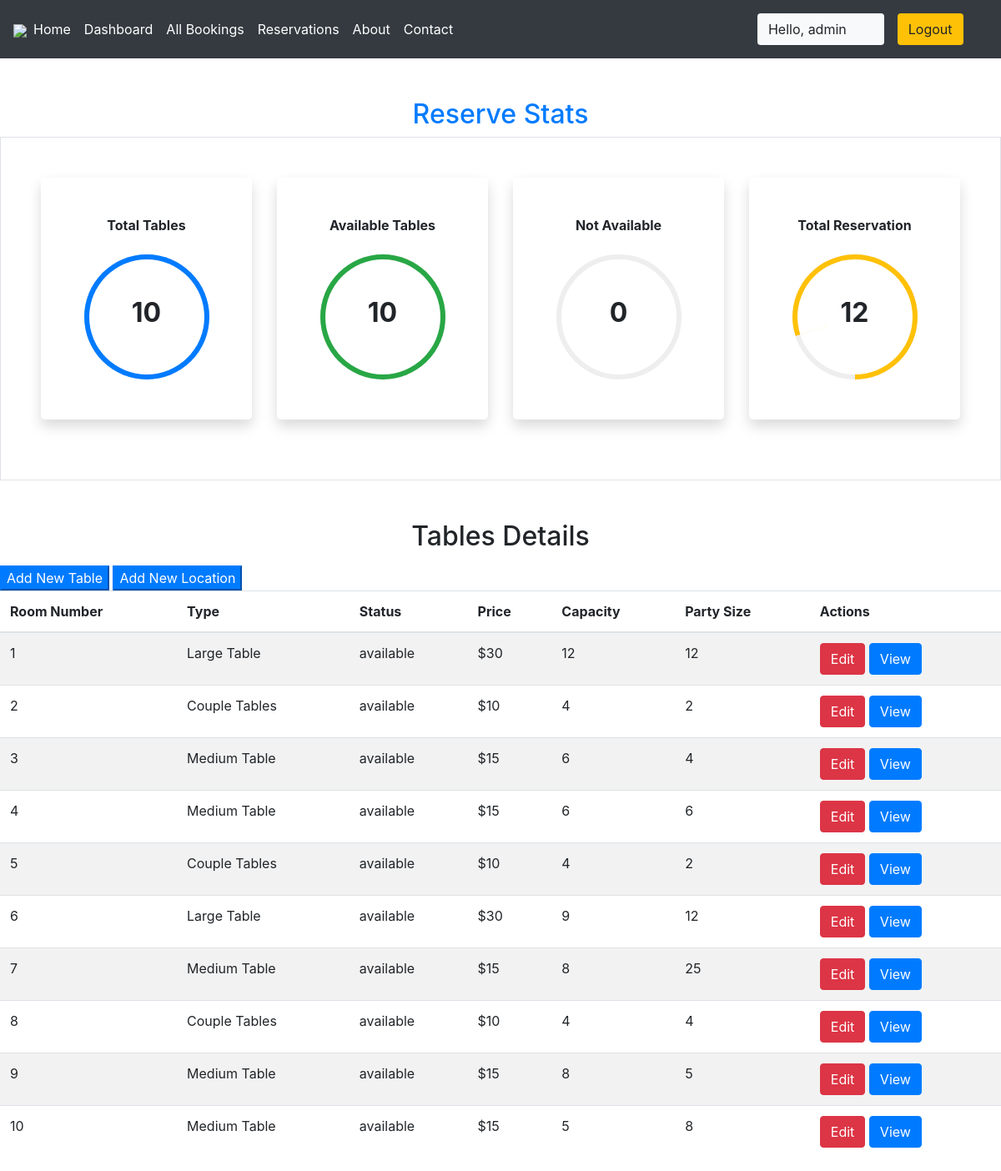
Page /staff/panel (signed in) on the committed database.
### krishna/models.py (models this page shows, shortened)
class Rooms(models.Model):
    ROOM_STATUS = (
    ("1", "available"),
    ("2", "not available"),
    )
    ROOM_TYPE = (
    ("1", "Large Table"),
    ("2", "Medium Table"),
    ("3","Couple Tables"),
    )
    room_type = models.CharField(max_length=50,choices = ROOM_TYPE)
    capacity = models.IntegerField()
    price = models.IntegerField()
    size = models.IntegerField()
    hotel = models.ForeignKey(Hotels, on_delete = models.CASCADE)
    status = models.CharField(choices =ROOM_STATUS,max_length = 15)
    roomnumber = models.IntegerField()

### krishna/views.py (the view)
# urls.py: path('staff/panel', views.panel,name="staffpanel"),
@login_required(login_url='/staff')
def panel(request):
    if request.user.is_staff == False:
        return HttpResponse('Access Denied')
    rooms = Rooms.objects.all()
    total_rooms = len(rooms)
    available_rooms = len(Rooms.objects.all().filter(status='1'))
    unavailable_rooms = len(Rooms.objects.all().filter(status='2'))
    reserved = len(Reservation.objects.all())
    hotel = Hotels.objects.values_list('location','id').distinct().order_by()
    response = render(request,'staff/panel.html',{'location':hotel,'reserved':reserved,'rooms':rooms,'total_rooms':total_rooms,'available':available_rooms,'unavailable':unavailable_rooms})
    return HttpResponse(response)

### krishna/templatetags/app_tags.py (called while the page is built)
@register.filter
def percentage(value1,value2=100):
    return int(value1)/int(value2)*100

### templates/staff/panel.html (shortened to what this page needs)
{% extends 'basic.html' %} {% block title %} staff panel {% endblock title %}  {% block body %}
<section class="my-5 ">
    {%load app_tags%}
    <h2 class="text-center text-primary">Reserve Stats</h2>
    <div class="container-fluid px-5 py-5 border">
        <div class="row">
            <div class="col-xl-3 col-lg-6 col-sm-12 mb-4 ">
                <div class="bg-white rounded-lg p-5 shadow">
                    <h2 class="h6 font-weight-bold text-center mb-4">Total Tables</h2>
                    <div class="progress mx-auto" data-value={{ total_rooms|percentage:total_rooms}}>
                        <span class="progress-left">
                                    <span class="progress-bar border-primary"></span>
                        </span>
                        <span class="progress-right">
                                    <span class="progress-bar border-primary"></span>
                        </span>
                        <div class="progress-value w-100 h-100 rounded-circle d-flex align-items-center justify-content-center">
                            <div class="h2 font-weight-bold">{{ total_rooms}}</div>
                        </div>
                    </div>
                </div>
            </div>
            <div class="col-xl-3 col-lg-6 col-sm-12 mb-4">
                <div class="bg-white rounded-lg p-5 shadow">
                    <h2 class="h6 font-weight-bold text-center mb-4">Available Tables</h2>
                    <div class="progress mx-auto" data-value={{ available|percentage:total_rooms}}>
                        <span class="progress-left">
                                    <span class="progress-bar border-success"></span>
                        </span>
                        <span class="progress-right">
                                    <span class="progress-bar border-success"></span>
                        </span>
                        <div class="progress-value w-100 h-100 rounded-circle d-flex align-items-center justify-content-center">
                            <div class="h2 font-weight-bold">{{ available}}</div>
                        </div>
                    </div>
                </div>
            </div>
            <div class="col-xl-3 col-lg-6 col-sm-12 mb-4">
                <div class="bg-white rounded-lg p-5 shadow">
                    <h2 class="h6 font-weight-bold text-center mb-4">Not Available</h2>
                    <div class="progress mx-auto" data-value={{ unavailable|percentage:total_rooms}}>
                        <span class="progress-left">
                        </span>
                        <span class="progress-right">
                        </span>
                        <div class="progress-value w-100 h-100 rounded-circle d-flex align-items-center justify-content-center">
                            <div class="h2 font-weight-bold">{{ unavailable}}</div>
                        </div>
                    </div>
                </div>
            </div>
            <div class="col-xl-3 col-lg-6 col-sm-12 mb-4">
                <div class="bg-white rounded-lg p-5 shadow">
                    <h2 class="h6 font-weight-bold text-center mb-4">Total Reservation</h2>
                    <div class="progress mx-auto" data-value={{reserved |percentage:total_rooms}}>
                        <span class="progress-left">
                                    <span class="progress-bar border-warning"></span>
                        </span>
                        <span class="progress-right">
                                    <span class="progress-bar border-warning"></span>
                        </span>
                        <div class="progress-value w-100 h-100 rounded-circle d-flex align-items-center justify-content-center">
                            <div class="h2 font-weight-bold">{{reserved}}</div>
                        </div>
                    </div>
                </div>
            </div>
        </div>
    </div>
</section>
<h2 class="text-center pb-2">Tables Details</h2>
<Button class="btn-group btn-primary" data-toggle="modal" data-target="#newroom">Add New Table</Button>
<Button class="btn-group btn-primary " data-toggle="modal" data-target="#newlocation">Add New Location</Button>
<table class="table table-striped  ">
    <thead>
        <th>Room Number</th>
        <th>Type</th>
        <th>Status</th>
        <th>Price</th>
        <th>Capacity</th>
        <th>Party Size</th>
        <th colspan="2">Actions</th>
    </thead>
    {% if rooms %} {% for each_room in rooms %}
    <tr>
        <td>{{each_room.roomnumber}}</td>
        <td>{{each_room.get_room_type_display}}</td>
        <td>{{each_room.get_status_display}}</td>
        <td>${{each_room.price}}</td>
        <td>{{each_room.capacity}}</td>
        <td>{{each_room.size}}</td>
        <td colspan="2">
            <a href="/staff/panel/edit-room?roomid={{each_room.id}}"><Button class="btn btn-danger">Edit</Button></a>
            <a href="/staff/panel/view-room?roomid={{each_room.id}}"><Button class="btn btn-primary">View</Button></a>
        </td>
    </tr>
    {% endfor %} {% endif %}
</table>
{% endblock body %}

### templates/basic.html (shortened to what this page needs)
{% load static %}
<!DOCTYPE html>
<!DOCTYPE html>
<html lang="en">
<head>
    <link rel="stylesheet" href="https://use.fontawesome.com/releases/v5.7.0/css/all.css">
    <link rel="stylesheet" href="{% static 'bootstrap\bootstrap.css' %}">
    <link rel="stylesheet" href="https://maxcdn.bootstrapcdn.com/bootstrap/4.5.0/css/bootstrap.min.css" >
</head>
<body style="dbackground-image: url('https://source.unsplash.com/random');height: 100%;">
    <div class="container-fluid px-0">
        <nav class="navbar navbar-expand-lg navbar-dark bg-dark">
            <a href="{% url 'homepage' %} "><img src="{% static 'images/kisspng-catering-food-computer-icons-logo-event-management-catering-.png' %}" style="max-width: 200px;"></a>
            <div class="collapse navbar-collapse " id="navbarSupportedContent">
                <ul class="navbar-nav mr-auto ">
                    <li class="nav-item active">
                        <a class="nav-link text-bold " href="/home"> Home</a>
                    </li>
                    {% if user.is_staff %}
                    <li class="nav-item active">
                        <a class="nav-link text-bold" href="/staff/panel">Dashboard </a>
                    </li>
                    {% endif %}
                    {% if user.is_staff %}
                    <li class="nav-item active">
                            <a class="nav-link text-bold" href="/staff/allbookings">All Bookings </a>
                        </li>
                    {% endif %}
                    {% if user %}
                    <li class="nav-item active">
                        <a class="nav-link text-bold" href="/GuestReserve">Reservations</a>
                    </li>
                    {% endif %}
                    <li class="nav-item active">
                        <a class="nav-link text-bold" href="/about">About</a>
                    </li>
                    <li class="nav-item active">
                        <a class="nav-link text-bold" href="/contact">Contact </a>
                    </li>
                </ul>
                {% if user.is_authenticated %}
                      <button class="btn btn-group bg-light" data-toggle="modal" data-target="#forlogin">
                       Hello, {{request.user}}
                       <a href="/logout" class="nav-link">
                    <button class="btn btn-group bg-warning" data-toggle="modal" data-target="#forlogin">
                        Logout
                    </button></a>&nbsp; &nbsp;
                    </button>
                {% endif %}
            </div>
        </nav>
    </div>
    {% block body %}
    {% endblock body %}
</body>
</html>

### templates/staff/panel.html (style rules this page uses)
.progress { width: 150px; height: 150px; background: none; position: relative; }
.progress::after { content: ""; width: 100%; height: 100%; border-radius: 50%; border: 6px solid #eee; position: absolute; top: 0; left: 0; }
.progress>span { width: 50%; height: 100%; overflow: hidden; position: absolute; top: 0; z-index: 1; }
.progress .progress-left { left: 0; }
.progress .progress-bar { width: 100%; height: 100%; background: none; border-width: 6px; border-style: solid; position: absolute; top: 0; }
.progress .progress-left .progress-bar { left: 100%; border-top-right-radius: 80px; border-bottom-right-radius: 80px; border-left: 0; -webkit-transform-origin: center left; transform-origin: center left; }
.progress .progress-right { right: 0; }
.progress .progress-right .progress-bar { left: -100%; border-top-left-radius: 80px; border-bottom-left-radius: 80px; border-right: 0; -webkit-transform-origin: center right; transform-origin: center right; }
.progress .progress-value { position: absolute; top: 0; left: 0; }
body { min-height: 100vh; }
.rounded-lg { border-radius: 1rem; }

### templates/basic.html (style rules this page uses)
a { text-decoration: none; }

### rows in the picture
Rooms: roomnumber "1", room_type "Large Table", status "available", price "30", capacity "12", size "12"
Rooms: roomnumber "2", room_type "Couple Tables", status "available", price "10", capacity "4", size "2"
Rooms: roomnumber "3", room_type "Medium Table", status "available", price "15", capacity "6", size "4"
Rooms: roomnumber "4", room_type "Medium Table", status "available", price "15", capacity "6", size "6"
Rooms: roomnumber "5", room_type "Couple Tables", status "available", price "10", capacity "4", size "2"
Rooms: roomnumber "6", room_type "Large Table", status "available", price "30", capacity "9", size "12"
Rooms: roomnumber "7", room_type "Medium Table", status "available", price "15", capacity "8", size "25"
Rooms: roomnumber "8", room_type "Couple Tables", status "available", price "10", capacity "4", size "4"
Rooms: roomnumber "9", room_type "Medium Table", status "available", price "15", capacity "8", size "5"
Rooms: roomnumber "10", room_type "Medium Table", status "available", price "15", capacity "5", size "8"

### other values in the picture
{{ request.user }} "admin"
{{ total_rooms }} "10"
{{ available }} "10"
{{ unavailable }} "0"
{{ reserved }} "12"
